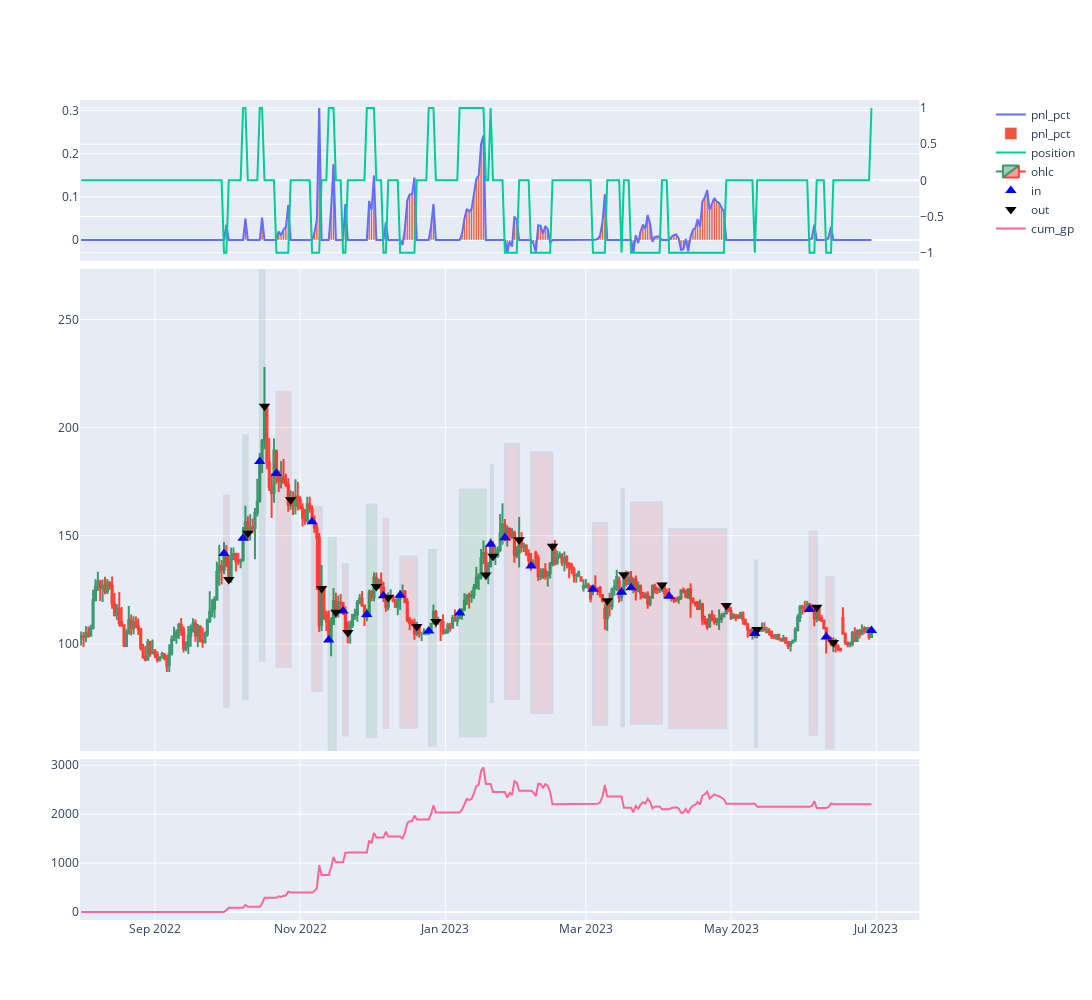

Notebook cell for this chart:
### Code cell
w.report.plot_asset(symbol = SYMBOLS[0])

### Figure 1 — Plotly figure (JSON) as saved in the notebook; plotly's stock layout.template omitted (floating-point values rounded to 4 significant figures; data arrays with more than 128 entries replaced by an {"elided": "..."} marker saying what was removed)
{"data": [{"name": "pnl_pct", "type": "scatter", "x": {"elided": "333 str values"}, "xaxis": "x", "y": {"elided": "333 float values"}, "yaxis": "y"}, {"name": "pnl_pct", "type": "bar", "x": {"elided": "333 str values"}, "xaxis": "x", "y": {"elided": "333 float values"}, "yaxis": "y"}, {"name": "position", "type": "scatter", "x": {"elided": "333 str values"}, "xaxis": "x", "y": {"elided": "333 int values"}, "yaxis": "y2"}, {"close": {"elided": "333 float values"}, "high": {"elided": "333 float values"}, "low": {"elided": "333 float values"}, "name": "ohlc", "open": {"elided": "333 float values"}, "type": "candlestick", "x": {"elided": "333 str values"}, "xaxis": "x2", "yaxis": "y3"}, {"marker": {"color": "blue", "size": 10, "symbol": 5}, "mode": "markers", "name": "in", "type": "scatter", "x": ["2022-09-30 00:00:00", "2022-10-08 00:00:00", "2022-10-15 00:00:00", "2022-10-22 00:00:00", "2022-11-06 00:00:00", "2022-11-13 00:00:00", "2022-11-19 00:00:00", "2022-11-29 00:00:00", "2022-12-06 00:00:00", "2022-12-13 00:00:00", "2022-12-25 00:00:00", "2023-01-07 00:00:00", "2023-01-20 00:00:00", "2023-01-26 00:00:00", "2023-02-06 00:00:00", "2023-03-04 00:00:00", "2023-03-16 00:00:00", "2023-03-20 00:00:00", "2023-04-05 00:00:00", "2023-05-11 00:00:00", "2023-06-03 00:00:00", "2023-06-10 00:00:00", "2023-06-29 00:00:00"], "xaxis": "x2", "y": [141.8, 148.8, 184.3, 178.8, 156.5, 101.8, 115.2, 113.6, 122.2, 122.5, 105.9, 114.3, 146.1, 149.1, 136, 125.2, 123.9, 126, 122, 104.8, 115.9, 103.2, 106.2], "yaxis": "y3"}, {"marker": {"color": "black", "size": 10, "symbol": 6}, "mode": "markers", "name": "out", "type": "scatter", "x": ["2022-10-02 00:00:00", "2022-10-10 00:00:00", "2022-10-17 00:00:00", "2022-10-28 00:00:00", "2022-11-10 00:00:00", "2022-11-16 00:00:00", "2022-11-21 00:00:00", "2022-12-03 00:00:00", "2022-12-08 00:00:00", "2022-12-20 00:00:00", "2022-12-28 00:00:00", "2023-01-18 00:00:00", "2023-01-21 00:00:00", "2023-02-01 00:00:00", "2023-02-15 00:00:00", "2023-03-10 00:00:00", "2023-03-17 00:00:00", "2023-04-02 00:00:00", "2023-04-29 00:00:00", "2023-05-12 00:00:00", "2023-06-06 00:00:00", "2023-06-13 00:00:00"], "xaxis": "x2", "y": [129.7, 151.1, 209.9, 166.6, 125.6, 114.6, 105.2, 126.5, 121.4, 108, 110.3, 131.8, 140.5, 148.1, 145.1, 119.9, 131.9, 127.2, 117.7, 106.6, 116.9, 100.6], "yaxis": "y3"}, {"name": "cum_gp", "type": "scatter", "x": {"elided": "333 str values"}, "xaxis": "x3", "y": {"elided": "333 float values"}, "yaxis": "y5"}], "layout": {"height": 1000, "shapes": [{"fillcolor": "red", "opacity": 0.1, "x0": "2022-09-30 00:00:00", "x1": "2022-10-02 00:00:00", "xref": "x2", "y0": 70.9, "y1": 168.6, "yref": "y3"}, {"fillcolor": "green", "opacity": 0.1, "x0": "2022-10-08 00:00:00", "x1": "2022-10-10 00:00:00", "xref": "x2", "y0": 74.4, "y1": 196.4, "yref": "y3"}, {"fillcolor": "green", "opacity": 0.1, "x0": "2022-10-15 00:00:00", "x1": "2022-10-17 00:00:00", "xref": "x2", "y0": 92.15, "y1": 272.9, "yref": "y3"}, {"fillcolor": "red", "opacity": 0.1, "x0": "2022-10-22 00:00:00", "x1": "2022-10-28 00:00:00", "xref": "x2", "y0": 89.4, "y1": 216.6, "yref": "y3"}, {"fillcolor": "red", "opacity": 0.1, "x0": "2022-11-06 00:00:00", "x1": "2022-11-10 00:00:00", "xref": "x2", "y0": 78.25, "y1": 163.3, "yref": "y3"}, {"fillcolor": "green", "opacity": 0.1, "x0": "2022-11-13 00:00:00", "x1": "2022-11-16 00:00:00", "xref": "x2", "y0": 50.9, "y1": 149.0, "yref": "y3"}, {"fillcolor": "red", "opacity": 0.1, "x0": "2022-11-19 00:00:00", "x1": "2022-11-21 00:00:00", "xref": "x2", "y0": 57.6, "y1": 136.8, "yref": "y3"}, {"fillcolor": "green", "opacity": 0.1, "x0": "2022-11-29 00:00:00", "x1": "2022-12-03 00:00:00", "xref": "x2", "y0": 56.8, "y1": 164.5, "yref": "y3"}, {"fillcolor": "red", "opacity": 0.1, "x0": "2022-12-06 00:00:00", "x1": "2022-12-08 00:00:00", "xref": "x2", "y0": 61.1, "y1": 157.8, "yref": "y3"}, {"fillcolor": "red", "opacity": 0.1, "x0": "2022-12-13 00:00:00", "x1": "2022-12-20 00:00:00", "xref": "x2", "y0": 61.25, "y1": 140.4, "yref": "y3"}, {"fillcolor": "green", "opacity": 0.1, "x0": "2022-12-25 00:00:00", "x1": "2022-12-28 00:00:00", "xref": "x2", "y0": 52.95, "y1": 143.4, "yref": "y3"}, {"fillcolor": "green", "opacity": 0.1, "x0": "2023-01-07 00:00:00", "x1": "2023-01-18 00:00:00", "xref": "x2", "y0": 57.15, "y1": 171.3, "yref": "y3"}, {"fillcolor": "green", "opacity": 0.1, "x0": "2023-01-20 00:00:00", "x1": "2023-01-21 00:00:00", "xref": "x2", "y0": 73.05, "y1": 182.7, "yref": "y3"}, {"fillcolor": "red", "opacity": 0.1, "x0": "2023-01-26 00:00:00", "x1": "2023-02-01 00:00:00", "xref": "x2", "y0": 74.55, "y1": 192.5, "yref": "y3"}, {"fillcolor": "red", "opacity": 0.1, "x0": "2023-02-06 00:00:00", "x1": "2023-02-15 00:00:00", "xref": "x2", "y0": 68, "y1": 188.6, "yref": "y3"}, {"fillcolor": "red", "opacity": 0.1, "x0": "2023-03-04 00:00:00", "x1": "2023-03-10 00:00:00", "xref": "x2", "y0": 62.6, "y1": 155.9, "yref": "y3"}, {"fillcolor": "red", "opacity": 0.1, "x0": "2023-03-16 00:00:00", "x1": "2023-03-17 00:00:00", "xref": "x2", "y0": 61.95, "y1": 171.5, "yref": "y3"}, {"fillcolor": "red", "opacity": 0.1, "x0": "2023-03-20 00:00:00", "x1": "2023-04-02 00:00:00", "xref": "x2", "y0": 63, "y1": 165.4, "yref": "y3"}, {"fillcolor": "red", "opacity": 0.1, "x0": "2023-04-05 00:00:00", "x1": "2023-04-29 00:00:00", "xref": "x2", "y0": 61, "y1": 153.0, "yref": "y3"}, {"fillcolor": "red", "opacity": 0.1, "x0": "2023-05-11 00:00:00", "x1": "2023-05-12 00:00:00", "xref": "x2", "y0": 52.4, "y1": 138.6, "yref": "y3"}, {"fillcolor": "red", "opacity": 0.1, "x0": "2023-06-03 00:00:00", "x1": "2023-06-06 00:00:00", "xref": "x2", "y0": 57.95, "y1": 152.0, "yref": "y3"}, {"fillcolor": "red", "opacity": 0.1, "x0": "2023-06-10 00:00:00", "x1": "2023-06-13 00:00:00", "xref": "x2", "y0": 51.6, "y1": 130.8, "yref": "y3"}], "width": 1500, "xaxis": {"anchor": "y", "domain": [0, 0.94], "matches": "x3", "rangeslider": {"visible": false}, "showticklabels": false}, "xaxis2": {"anchor": "y3", "domain": [0, 0.94], "matches": "x3", "rangeslider": {"visible": false}, "showticklabels": false}, "xaxis3": {"anchor": "y5", "domain": [0, 0.94], "rangeslider": {"visible": false}}, "yaxis": {"anchor": "x", "domain": [0.804, 1]}, "yaxis2": {"anchor": "x", "overlaying": "y", "side": "right"}, "yaxis3": {"anchor": "x2", "domain": [0.206, 0.794]}, "yaxis4": {"anchor": "x2", "overlaying": "y3", "side": "right"}, "yaxis5": {"anchor": "x3", "domain": [0, 0.196]}, "yaxis6": {"anchor": "x3", "overlaying": "y5", "side": "right"}}}
